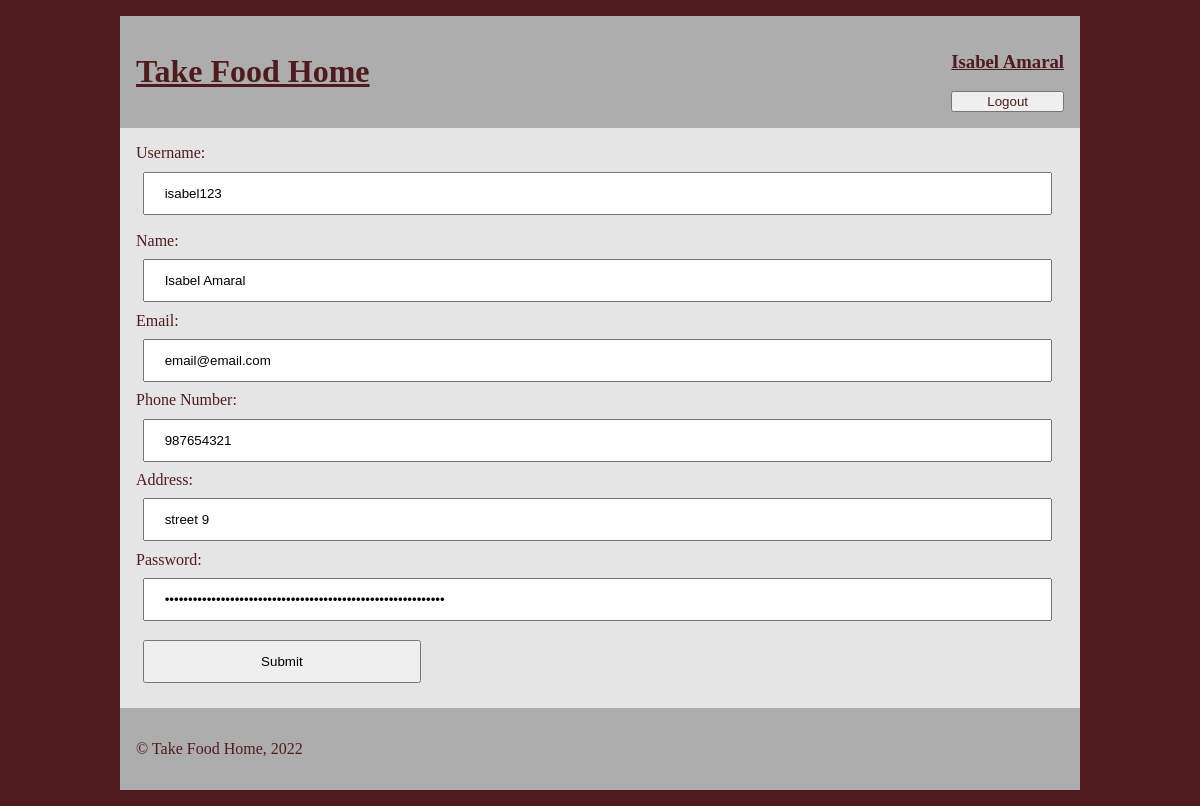
Screenshot of /user-info-edit-page.php (signed in) with the database file from the repository.
### tables this page shows
CREATE TABLE User(
    userID          INTEGER PRIMARY KEY,
    username        VARCHAR(16) UNIQUE NOT NULL,
    password        VARCHAR(40) NOT NULL,
    name            VARCHAR(32) NOT NULL,
    email           TEXT NOT NULL,
    phoneNumber     CHAR(9) NOT NULL,
    address         TEXT NOT NULL,
    owner           BOOLEAN DEFAULT 0,
    courier         BOOLEAN DEFAULT 0
);

### user-info-edit-page.php (called while the page is built, shortened)
<?php
    require_once('php/output-functions/forms/draw-user-edit-form.php');
    require_once('php/output-functions/draw-header.php');
    require_once('php/output-functions/draw-footer.php');
    outputUserEditForm();
?>

### database/data-fetching/user.php (called while the page is built, shortened)
<?php
    function getUserbyID($db, $id) {
        $stmt = $db->prepare(
            'SELECT * FROM User
            WHERE userID = :id'
        );
        $stmt->bindParam(':id',$id);
        $stmt->execute();
        $user =$stmt->fetch();
        return $user;
    }
?>

### php/output-functions/forms/draw-user-edit-form.php (the view, shortened to what this page needs)
<?php
    function outputUserEditForm() {
        require_once('database/db-connection.php');
        require_once('database/data-fetching/user.php');
        $db = getDatabaseConnection('database/restaurants.db');
        $current_user_info = getUserbyID($db, $_SESSION['userID']);
        $isCourier = $current_user_info['courier']; ?>
        <main>
            <section id="register">
                <form action="../../php/actions/edit-user-info.php" method="post">
                    Username: <input type="text", name="username", value=<?=$current_user_info['username']?>>
                    Name: <input type="text", name="name", value="<?=$current_user_info['name']?>">
                    Email: <input type="email" , name="email", value=<?=$current_user_info['email']?>>
                    Phone Number: <input type="number" , name="phone", value=<?=$current_user_info['phoneNumber']?>>
                    Address: <input type="text" , name="address", value="<?=$current_user_info['address']?>">
                    Password: <input type="password" , name="password", value=<?=$current_user_info['password']?>>
                    <input class="submit" type="submit" value="Submit">
                </form>
            </section>
        </main>
    <?php
    }
?>

### css/style.css (style rules this page uses)
body { --main-color: #501B1D; --background-color: #E5E5E5; --secondary-color: #ADADAD; width: 60em; margin: 1em auto; background-color: var(--main-color); }
main { background-color: var(--main-color); color: var(--main-color); }
main form { background-color: var(--background-color); padding: 1em; }
main input { width: 98%; padding: 12px 20px; margin: 0.7em 0.5em; box-sizing: border-box; }
.submit { width: 30%; padding: 12px 20px; margin: 0.7em 0.5em; box-sizing: border-box; }

### rows the page displays
user: username "isabel123", name "Isabel Amaral", email "email@email.com", phone "987654321", address "street 9"

### other values shown
$_SESSION['name'] "Isabel Amaral"
